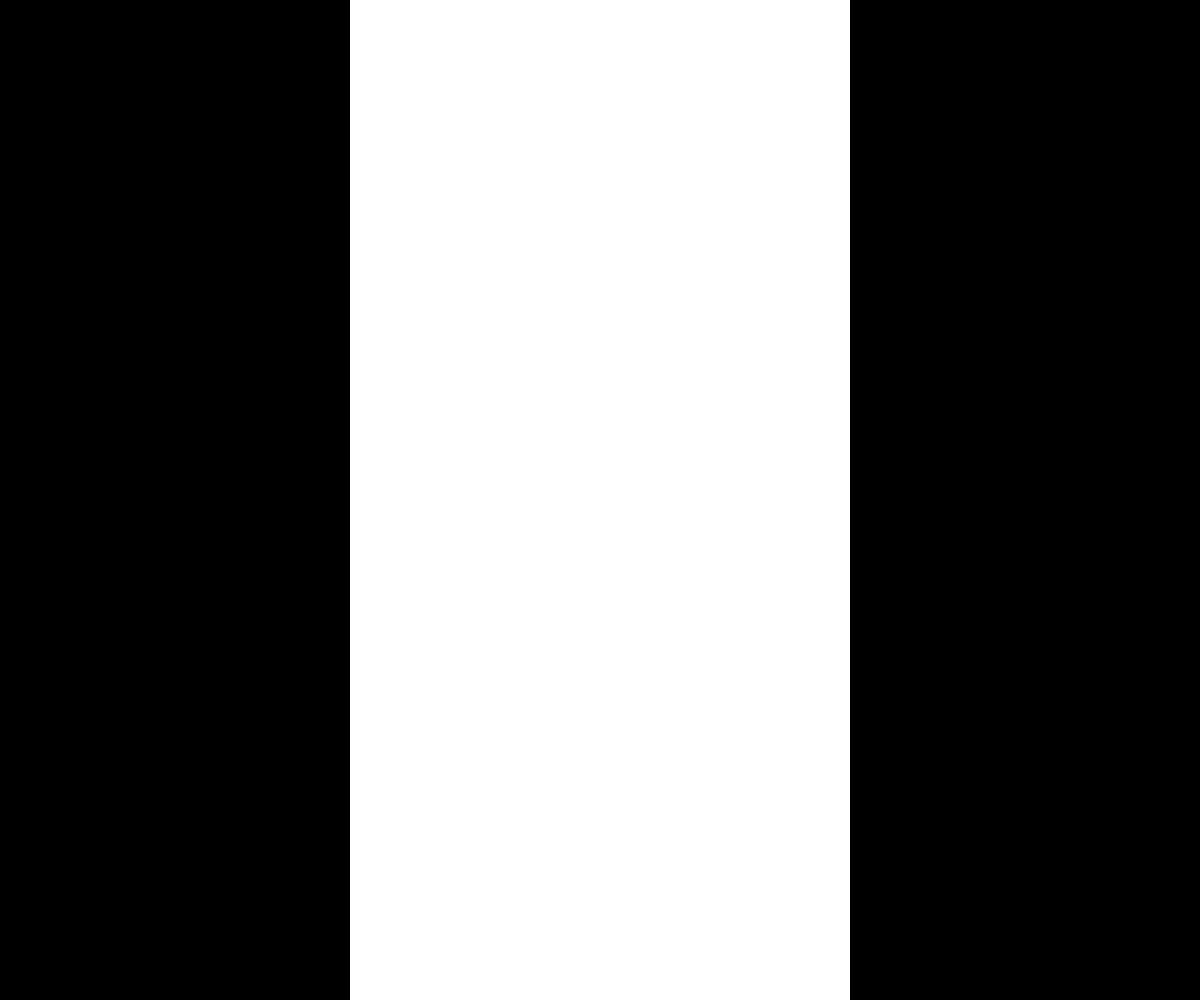
Frame 1 (no input)
Frame 2 (the mouse pressed at the canvas centre, redrawn once): identical to frame 1, image omitted

The p5.js sketch that drew this single still picture (run headless with seeded random() and noise() and a simulated clock; the mouse was pressed at the canvas centre and the sketch redrawn once):

// p5.js sketch
// ── sketch.js
//Oeuvre radicale

function setup() {
  createCanvas(windowWidth, windowHeight);
}
function windowResized() {
  resizeCanvas(windowWidth, windowHeight);
}
function draw() {
  noLoop();
  background("black");
  stroke("white");
  strokeWeight(500);

  line(windowWidth / 2, windowHeight, windowWidth / 2, 0);
}
